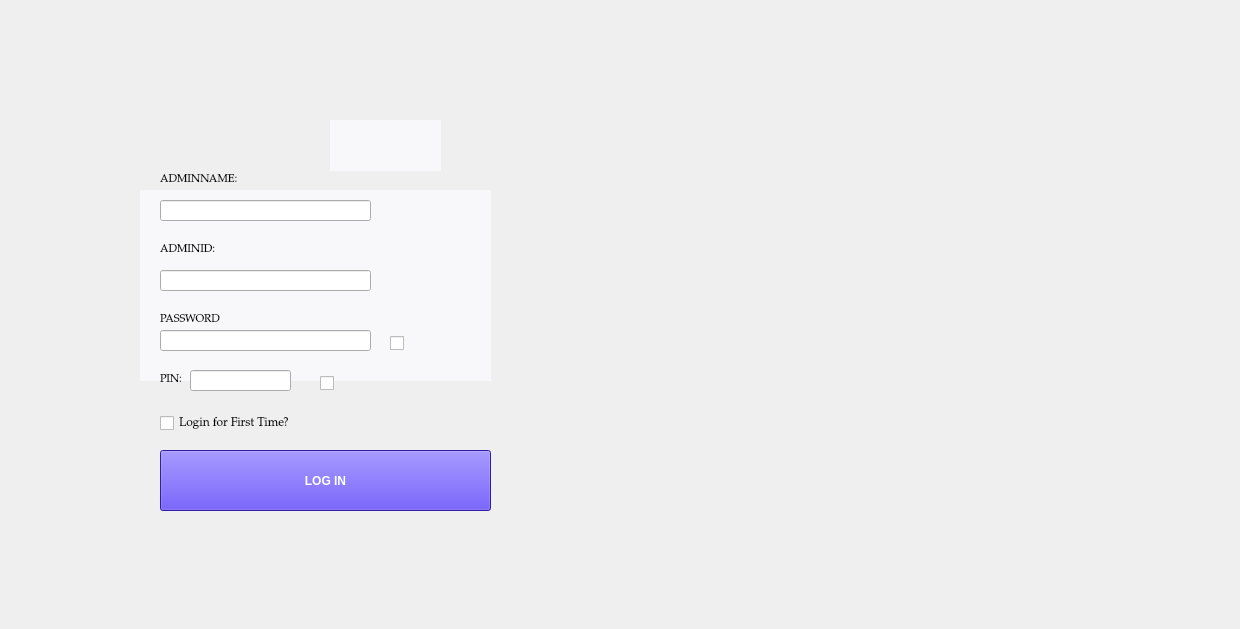
<?xml version="1.0" encoding="UTF-8"?>
<ui version="4.0">
 <class>adminportal</class>
 <widget class="QMainWindow" name="adminportal">
  <property name="geometry">
   <rect>
    <x>0</x>
    <y>0</y>
    <width>1240</width>
    <height>629</height>
   </rect>
  </property>
  <property name="windowTitle">
   <string>ADMIN LOGIN</string>
  </property>
  <property name="windowIcon">
   <iconset>
    <normaloff>C:/Users/SAAD COMMUNICATION/Downloads/chrome_hqmSI9koUf (2).png</normaloff>C:/Users/SAAD COMMUNICATION/Downloads/chrome_hqmSI9koUf (2).png</iconset>
  </property>
  <widget class="QWidget" name="centralwidget">
   <widget class="QCheckBox" name="checkBox_2">
    <property name="geometry">
     <rect>
      <x>160</x>
      <y>410</y>
      <width>241</width>
      <height>26</height>
     </rect>
    </property>
    <property name="font">
     <font>
      <family>Palatino Linotype</family>
      <pointsize>9</pointsize>
     </font>
    </property>
    <property name="text">
     <string>Login for First Time?</string>
    </property>
   </widget>
   <widget class="QCheckBox" name="checkBox">
    <property name="geometry">
     <rect>
      <x>390</x>
      <y>330</y>
      <width>21</width>
      <height>26</height>
     </rect>
    </property>
    <property name="cursor">
     <cursorShape>PointingHandCursor</cursorShape>
    </property>
    <property name="text">
     <string/>
    </property>
   </widget>
   <widget class="QPushButton" name="pushButton">
    <property name="geometry">
     <rect>
      <x>160</x>
      <y>450</y>
      <width>331</width>
      <height>61</height>
     </rect>
    </property>
    <property name="font">
     <font>
      <family>Leelawadee UI</family>
      <bold>true</bold>
     </font>
    </property>
    <property name="cursor">
     <cursorShape>PointingHandCursor</cursorShape>
    </property>
    <property name="styleSheet">
     <string notr="true">background-color: rgb(67, 40, 228);
color: rgb(255, 255, 255);</string>
    </property>
    <property name="text">
     <string>LOG IN</string>
    </property>
   </widget>
   <widget class="QLabel" name="label_5">
    <property name="geometry">
     <rect>
      <x>0</x>
      <y>0</y>
      <width>1241</width>
      <height>631</height>
     </rect>
    </property>
    <property name="text">
     <string/>
    </property>
    <property name="pixmap">
     <pixmap>C:/Users/SAAD COMMUNICATION/Downloads/admin keliye increase krna_auto_x2.jpg</pixmap>
    </property>
    <property name="scaledContents">
     <bool>true</bool>
    </property>
   </widget>
   <widget class="QLabel" name="label_6">
    <property name="geometry">
     <rect>
      <x>140</x>
      <y>190</y>
      <width>351</width>
      <height>191</height>
     </rect>
    </property>
    <property name="styleSheet">
     <string notr="true">background-color: rgb(248, 248, 250);</string>
    </property>
    <property name="text">
     <string/>
    </property>
   </widget>
   <widget class="QLabel" name="label_7">
    <property name="geometry">
     <rect>
      <x>330</x>
      <y>120</y>
      <width>111</width>
      <height>51</height>
     </rect>
    </property>
    <property name="styleSheet">
     <string notr="true">background-color: rgb(248, 248, 250);</string>
    </property>
    <property name="text">
     <string/>
    </property>
   </widget>
   <widget class="QLabel" name="label_8">
    <property name="geometry">
     <rect>
      <x>403</x>
      <y>318</y>
      <width>51</width>
      <height>51</height>
     </rect>
    </property>
    <property name="text">
     <string/>
    </property>
    <property name="pixmap">
     <pixmap>C:/Users/SAAD COMMUNICATION/Downloads/Lovepik_com-401039678-eye-icon-vector-element.png</pixmap>
    </property>
    <property name="scaledContents">
     <bool>true</bool>
    </property>
   </widget>
   <widget class="QLabel" name="label_9">
    <property name="geometry">
     <rect>
      <x>460</x>
      <y>70</y>
      <width>71</width>
      <height>61</height>
     </rect>
    </property>
    <property name="text">
     <string/>
    </property>
    <property name="pixmap">
     <pixmap>C:/Users/SAAD COMMUNICATION/Downloads/chrome_hqmSI9koUf (1).png</pixmap>
    </property>
    <property name="scaledContents">
     <bool>true</bool>
    </property>
   </widget>
   <widget class="QLineEdit" name="lineEdit">
    <property name="geometry">
     <rect>
      <x>160</x>
      <y>200</y>
      <width>211</width>
      <height>21</height>
     </rect>
    </property>
   </widget>
   <widget class="QLabel" name="label">
    <property name="geometry">
     <rect>
      <x>160</x>
      <y>170</y>
      <width>101</width>
      <height>20</height>
     </rect>
    </property>
    <property name="font">
     <font>
      <family>Palatino Linotype</family>
      <pointsize>8</pointsize>
     </font>
    </property>
    <property name="text">
     <string>ADMINNAME:</string>
    </property>
   </widget>
   <widget class="QLabel" name="label_2">
    <property name="geometry">
     <rect>
      <x>160</x>
      <y>240</y>
      <width>81</width>
      <height>20</height>
     </rect>
    </property>
    <property name="font">
     <font>
      <family>Palatino Linotype</family>
      <pointsize>8</pointsize>
     </font>
    </property>
    <property name="text">
     <string>ADMINID:</string>
    </property>
   </widget>
   <widget class="QLineEdit" name="lineEdit_2">
    <property name="geometry">
     <rect>
      <x>160</x>
      <y>270</y>
      <width>211</width>
      <height>21</height>
     </rect>
    </property>
   </widget>
   <widget class="QLabel" name="label_3">
    <property name="geometry">
     <rect>
      <x>160</x>
      <y>310</y>
      <width>78</width>
      <height>20</height>
     </rect>
    </property>
    <property name="font">
     <font>
      <family>Palatino Linotype</family>
      <pointsize>8</pointsize>
     </font>
    </property>
    <property name="text">
     <string>PASSWORD</string>
    </property>
   </widget>
   <widget class="QLineEdit" name="lineEdit_3">
    <property name="geometry">
     <rect>
      <x>160</x>
      <y>330</y>
      <width>211</width>
      <height>21</height>
     </rect>
    </property>
   </widget>
   <widget class="QLineEdit" name="lineEdit_4">
    <property name="geometry">
     <rect>
      <x>190</x>
      <y>370</y>
      <width>101</width>
      <height>21</height>
     </rect>
    </property>
   </widget>
   <widget class="QLabel" name="label_4">
    <property name="geometry">
     <rect>
      <x>160</x>
      <y>370</y>
      <width>26</width>
      <height>20</height>
     </rect>
    </property>
    <property name="font">
     <font>
      <family>Palatino Linotype</family>
      <pointsize>8</pointsize>
     </font>
    </property>
    <property name="text">
     <string>PIN:</string>
    </property>
   </widget>
   <widget class="QCheckBox" name="checkBox_3">
    <property name="geometry">
     <rect>
      <x>320</x>
      <y>370</y>
      <width>21</width>
      <height>26</height>
     </rect>
    </property>
    <property name="cursor">
     <cursorShape>PointingHandCursor</cursorShape>
    </property>
    <property name="text">
     <string/>
    </property>
   </widget>
   <widget class="QLabel" name="label_10">
    <property name="geometry">
     <rect>
      <x>330</x>
      <y>359</y>
      <width>51</width>
      <height>51</height>
     </rect>
    </property>
    <property name="text">
     <string/>
    </property>
    <property name="pixmap">
     <pixmap>C:/Users/SAAD COMMUNICATION/Downloads/Lovepik_com-401039678-eye-icon-vector-element.png</pixmap>
    </property>
    <property name="scaledContents">
     <bool>true</bool>
    </property>
   </widget>
   <zorder>label_5</zorder>
   <zorder>label_6</zorder>
   <zorder>checkBox</zorder>
   <zorder>pushButton</zorder>
   <zorder>label_7</zorder>
   <zorder>label_8</zorder>
   <zorder>lineEdit</zorder>
   <zorder>label</zorder>
   <zorder>label_2</zorder>
   <zorder>lineEdit_2</zorder>
   <zorder>label_3</zorder>
   <zorder>lineEdit_3</zorder>
   <zorder>lineEdit_4</zorder>
   <zorder>label_4</zorder>
   <zorder>checkBox_2</zorder>
   <zorder>label_9</zorder>
   <zorder>label_10</zorder>
   <zorder>checkBox_3</zorder>
  </widget>
 </widget>
 <resources/>
 <connections/>
</ui>
